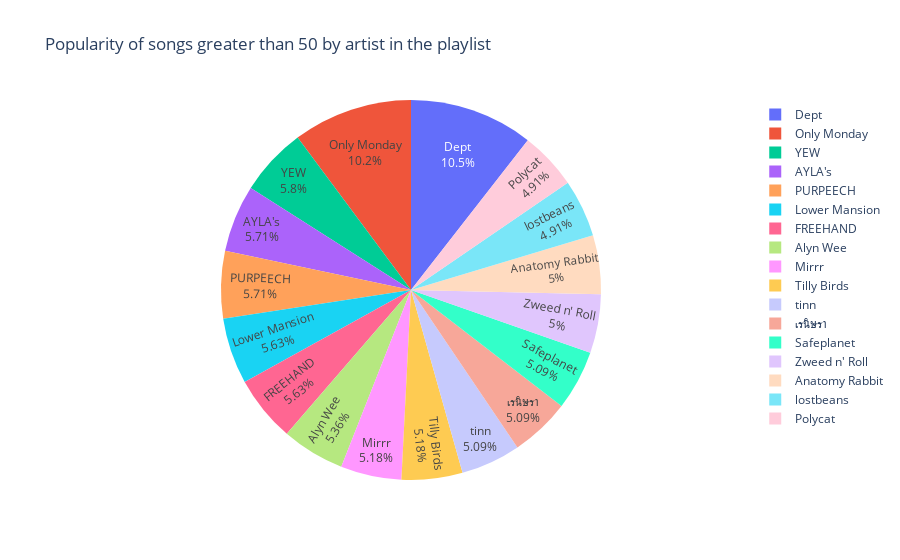

This figure's notebook cell:
### Code cell
# Pie chart of top artist
pop_55 = info_playlist.loc[lambda info_playlist: info_playlist['popularity'] >= 55].sort_values(by=['popularity'],ascending= False)
fig = px.pie(pop_55, values='popularity', names='artist',
             title='Popularity of songs greater than 50 by artist in the playlist')
fig.update_traces(textposition = 'inside', textinfo = 'percent+label')

fig.show()

### Figure 1 — Plotly figure (JSON) as saved in the notebook; plotly's stock layout.template omitted (floating-point values rounded to 4 significant figures)
{"data": [{"domain": {"x": [0, 1], "y": [0, 1]}, "hovertemplate": "artist=%{label}<br>popularity=%{value}<extra></extra>", "labels": ["YEW", "AYLA's", "PURPEECH", "Lower Mansion", "FREEHAND", "Dept", "Alyn Wee", "Mirrr", "Tilly Birds", "Only Monday", "tinn", "Only Monday", "Dept", "เรนิษรา", "Safeplanet", "Zweed n' Roll", "Anatomy Rabbit", "lostbeans", "Polycat"], "legendgroup": "", "name": "", "showlegend": true, "textinfo": "percent+label", "textposition": "inside", "type": "pie", "values": [65, 64, 64, 63, 63, 61, 60, 58, 58, 57, 57, 57, 57, 57, 57, 56, 56, 55, 55]}], "layout": {"legend": {"tracegroupgap": 0}, "title": {"text": "Popularity of songs greater than 50 by artist in the playlist"}}}
